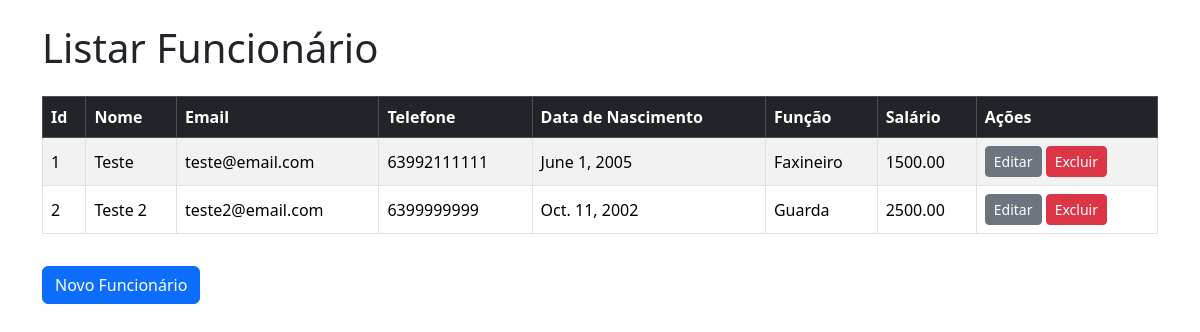
The page /employee/listEmployee (signed in) on the database its author committed.
### employee/models.py (models this page shows)
class Employee(models.Model):
    id = models.IntegerField(primary_key=True)
    name = models.CharField(max_length=100)
    email = models.EmailField()
    phone = models.CharField(max_length=11)
    birth_date = models.DateField()
    function = models.CharField(max_length=50)
    salary = models.DecimalField(max_digits=10, decimal_places=2)

### employee/views.py (the view)
# urls.py: path('listEmployee', views.employee_list),
@login_required(login_url='/employee/login')
def employee_list(request):
    employees = Employee.objects.all()
    return render(request, 'employee_list.html', {'employees': employees})

### employee/templates/employee_list.html (shortened to what this page needs)
<!DOCTYPE html>
<html lang="en">
<head>
    <link href="https://cdn.jsdelivr.net/npm/bootstrap@5.3.6/dist/css/bootstrap.min.css" rel="stylesheet"
>
</head>
<body>
    <div class="container mt-4">
        <h1 class="mb-4">Listar Funcionário</h1>
        <table class="table table-striped table-bordered align-middle">
            <thead class="table-dark">
                <tr>
                    <th scope="col">Id</th>
                    <th scope="col">Nome</th>
                    <th scope="col">Email</th>
                    <th scope="col">Telefone</th>
                    <th scope="col">Data de Nascimento</th>
                    <th scope="col">Função</th>
                    <th scope="col">Salário</th>
                    <th scope="col">Ações</th>
                </tr>
            </thead>
            <tbody>
                {% for employee in employees %}
                <tr>
                    <td>{{ employee.id }}</td>
                    <td>{{ employee.name }}</td>
                    <td>{{ employee.email }}</td>
                    <td>{{ employee.phone }}</td>
                    <td>{{ employee.birth_date }}</td>
                    <td>{{ employee.function }}</td>
                    <td>{{ employee.salary }}</td>
                    <td>
                        <a href="/employee/updateEmployee/{{employee.id}}" class="btn btn-secondary btn-sm">Editar</a>
                        <a href="/employee/deleteEmployee/{{employee.id}}" class="btn btn-danger btn-sm">Excluir</a>
                    </td>
                </tr>
                {% endfor %}
            </tbody>
        </table>
        <a href="/employee/createEmployee" class="btn btn-primary mt-3">Novo Funcionário</a>
    </div>
</body>
</html>

### rows shown on the page
Employee: id "1", name "Teste", email "teste@email.com", phone "63992111111", birth_date "June 1, 2005", function "Faxineiro", salary "1500.00"
Employee: id "2", name "Teste 2", email "teste2@email.com", phone "6399999999", birth_date "Oct. 11, 2002", function "Guarda", salary "2500.00"
